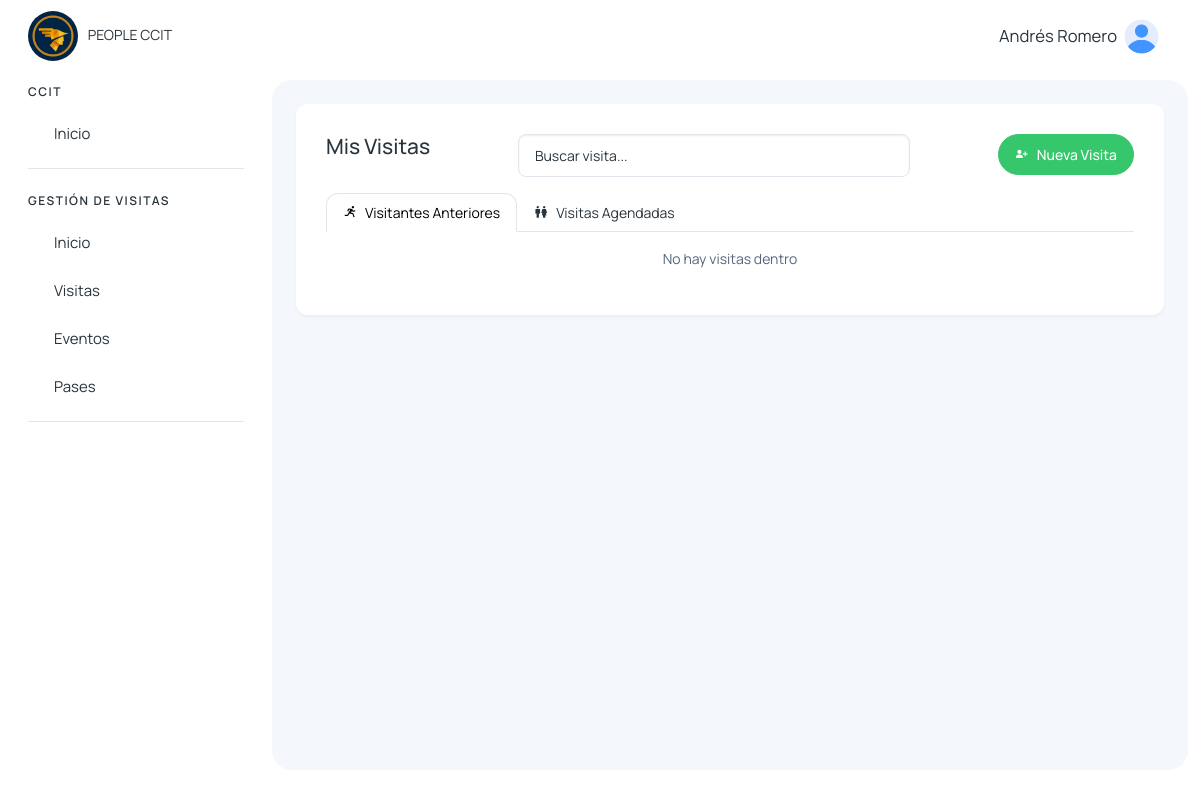
Page /colaborador/visitas/ (signed in) on the earlier database version.
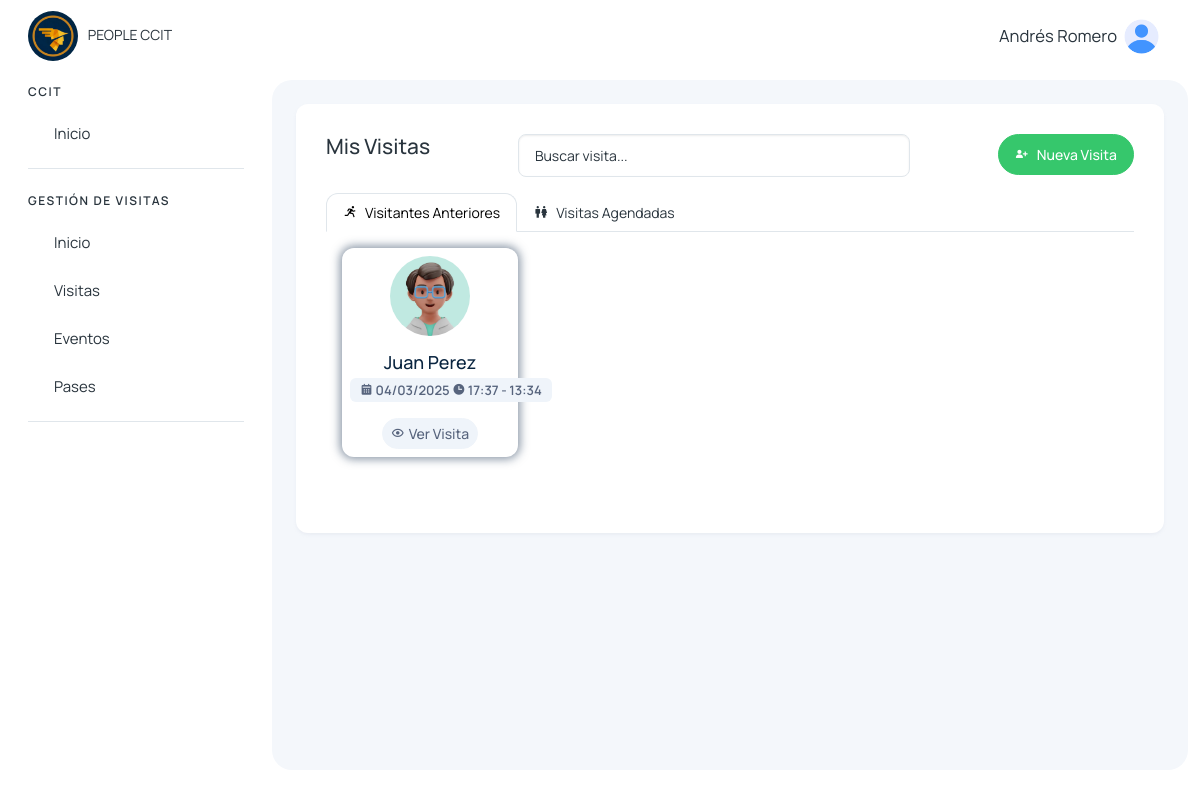
Same page on the later database version.
### visitantes/models.py (models this page shows, shortened)
class Visita(models.Model):
    cod_visita = models.CharField(max_length=50, unique=True)
    visitante = models.CharField(max_length=500)
    motivo = models.TextField()
    accion = models.TextField(null=True, blank=True)
    tipo = models.TextField()
    agendado_presente = models.CharField(max_length=500, null=True, blank=True)
    estado_visitante = models.CharField(max_length=500, null=True, blank=True)
    area_departamento = models.CharField(max_length=255)
    persona_visitada = models.CharField(max_length=255)
    fecha_visita = models.DateField()
    hora_ingreso = models.TimeField()
    hora_salida = models.TimeField(null=True, blank=True)
    usuario_registro = models.CharField(max_length=50)
    num_pase = models.CharField(max_length=50, null=True, blank=True)
    foto_documento_identificacion = models.ImageField(upload_to='visitantes/', blank=True, null=True)
    created_at = models.DateTimeField(auto_now_add=True)
    updated_at = models.DateTimeField(auto_now=True)

### colaboradores/views.py (the view)
# urls.py: path('colaborador/visitas/', views.visitas_colaborador, name='visitas_colaborador'),
@login_required
def visitas_colaborador(request):
    today = timezone.localdate()
    visitas_dentro = Visita.objects.filter(estado_visitante='out', persona_visitada=request.user.username).order_by('fecha_visita', 'hora_ingreso')
    visitas_agendadas = Visita.objects.filter(
        Q(estado_visitante='agendado', agendado_presente='agendado', persona_visitada=request.user.username),
        fecha_visita=today
    ).order_by('fecha_visita', 'hora_ingreso')
    visitas_proximas_agendadas = Visita.objects.filter(
        Q(estado_visitante='agendado', agendado_presente='agendado', persona_visitada=request.user.username),
        fecha_visita__gt=today
    ).order_by('fecha_visita', 'hora_ingreso')
    visitas_agendadas_anteriormente = Visita.objects.filter(
        Q(agendado_presente='agendado', persona_visitada=request.user.username),
        fecha_visita__lt=today
    ).exclude(estado_visitante='in').order_by('fecha_visita', 'hora_ingreso')
    visitantes_visita = VisitanesVisita.objects.all()
    pertenencias = PertenenciasVisitante.objects.all()
    pases = PaseAcceso.objects.all()
    eventos_hoy = EventoCapacitacion.objects.filter(organizador=request.user.username, fecha=today).order_by('fecha', 'hora_inicio')
    eventos_proximos = EventoCapacitacion.objects.filter(organizador=request.user.username, fecha__gt=today).order_by('fecha', 'hora_inicio')
    eventos_anteriores = EventoCapacitacion.objects.filter(organizador=request.user.username, fecha__lt=today).order_by('fecha', 'hora_inicio')
    visitante_por_documento = {v.documento_identificacion: v.nombre for v in visitantes_visita}
    visitas_info = {}
    for visita in visitas_dentro:
        visitas_info[visita.cod_visita] = {
            'visita': visita,
            'visitantes': [v for v in visitantes_visita if v.cod_visita == visita.cod_visita],
            'pertenencias': [p for p in pertenencias if p.cod_visita == visita.cod_visita],
        }
    visitas_agendadas_info = {}
    for visita in visitas_agendadas:
        visitas_agendadas_info[visita.cod_visita] = {
            'visita': visita,
            'visitantes': [v for v in visitantes_visita if v.cod_visita == visita.cod_visita],
            'pertenencias': [p for p in pertenencias if p.cod_visita == visita.cod_visita],
        }
    visitas_proximas_agendadas_info = {}
    for visita in visitas_proximas_agendadas:
        visitas_proximas_agendadas_info[visita.cod_visita] = {
            'visita': visita,
            'visitantes': [v for v in visitantes_visita if v.cod_visita == visita.cod_visita],
            'pertenencias': [p for p in pertenencias if p.cod_visita == visita.cod_visita],
        }
    visitas_agendadas_anteriormente_info = {}
    for visita in visitas_agendadas_anteriormente:
        visitas_agendadas_anteriormente_info[visita.cod_visita] = {
            'visita': visita,
            'visitantes': [v for v in visitantes_visita if v.cod_visita == visita.cod_visita],
            'pertenencias': [p for p in pertenencias if p.cod_visita == visita.cod_visita],
        }
    return render(request, 'visitantes/colaborador/visitas.html', {
        'visitas_dentro': visitas_dentro,
        'visitas_agendadas': visitas_agendadas,
        'visitas_proximas_agendadas': visitas_proximas_agendadas,
        'visitas_agendadas_anteriormente': visitas_agendadas_anteriormente,
        'visitantes_visita': visitantes_visita,
        'pertenencias': pertenencias,
        'visitas_info': visitas_info,
        'visitas_agendadas_info': visitas_agendadas_info,
        'visitas_proximas_agendadas_info': visitas_proximas_agendadas_info,
        'visitas_agendadas_anteriormente_info': visitas_agendadas_anteriormente_info,
        'pases': pases,
        'eventos_hoy': eventos_hoy,
        'eventos_proximos': eventos_proximos,
        'eventos_anteriores': eventos_anteriores,
        'visitante_por_documento': visitante_por_documento,
    })

### usuarios/templatetags/dict_extras.py (called while the page is built)
@register.filter
def dict_get(dictionary, key):
    return dictionary.get(key, '')

### visitantes/context_processors.py (called while the page is built)
def grupos_usuario(request):
    if request.user.is_authenticated:
        grupos = request.user.groups.all()
    else:
        grupos = []
    return {'user_grupos': grupos}

### templates/visitantes/colaborador/visitas.html (shortened to what this page needs)
{% extends 'layout/layout.html' %}
{% block content %}
{% load static %}
{% load dict_extras %}
<div>
    <div class="mb-3 row d-flex justify-content-between">
        <div class="col-auto">
            <h4>Mis Visitas</h4>
        </div>
        <div class="col-6">
            <input type="search" class="form-control" name="busqueda" id="search_visita" placeholder="Buscar visita...">
        </div>
        <div class="col-auto">
            <a class="btn btn-success d-flex col-auto" href="{% url 'nueva-visita' %}">
                <span><i class='bx bxs-user-plus'></i></span>
                <span class="d-none d-md-block ms-2">Nueva Visita</span>
            </a>
        </div>
    </div>
    <ul class="nav nav-tabs" role="tablist">
        <li class="nav-item">
            <a class="nav-link d-flex active" data-bs-toggle="tab" href="#v_dentro" role="tab">
                <span><i class='bx bx-run'></i></span>
                <span class="d-none d-md-block ms-2">Visitantes Anteriores</span>
            </a>
        </li>
        <li class="nav-item">
            <a class="nav-link d-flex" data-bs-toggle="tab" href="#v_agendada" role="tab">
                <span><i class='bx bx-male-female'></i></span>
                <span class="d-none d-md-block ms-2">Visitas Agendadas</span>
            </a>
        </li>
    </ul>
    <div class="tab-content">
        <div class="tab-pane active" id="v_dentro" role="tabpanel">
            <div class="row p-3">
                {% for visita in visitas_dentro %}
                <div class="col-12 col-sm-12 col-md-6 col-lg-3 col-xl-3">
                    <div class="card hover-img card-visita-dentro">
                        <div class="card-body p-2 text-center border-none">
                            <img src="{% static '/assets/images/profile/user-3.jpg' %}" alt="matdash-img" class="rounded-circle mb-3" width="80" height="80">
                            <h4 class="card-title mb-1">{{visita.visitante}}</h4>
                            <span class="badge text-bg-light text-secondary">
                                <i class='bx bxs-calendar'></i> {{visita.fecha_visita | date:'d/m/Y' }}
                                <i class='bx bxs-time' ></i> {{visita.hora_ingreso}} -  {{visita.hora_salida}}
                            </span>
                        </div>
                        <ul class="px-2 py-2 list-unstyled d-flex align-items-center justify-content-center mb-0">
                            <li class="position-relative">
                                <button class="btn btn-light btn-sm text-secondary d-flex align-items-center justify-content-center text-center fs-3" data-bs-toggle="modal" data-bs-target="#registrarSalidaVisitante{{visita.id}}">
                                    <i class='bx bx-show' style="margin-right: 4px;"></i> Ver Visita
                                </button>
                            </li>
                        </ul>
                    </div>
                </div>
                {% empty %}
                <div class="col-12 text-center text-secondary">
                    No hay visitas dentro
                </div>
                {% endfor %}
            </div>
        </div>
    </div>
</div>
{% endblock %}

### templates/layout/layout.html (shortened to what the changed rows need)
{% load static %}
<!DOCTYPE html>
<html lang="en">
<head>
    <link href='https://unpkg.com/boxicons@2.1.4/css/boxicons.min.css' rel='stylesheet'>
    <link rel="stylesheet" href="https://cdn.jsdelivr.net/npm/sweetalert2@11.4.4/dist/sweetalert2.min.css">
    <link rel="stylesheet" href="{% static '/assets/css/styles.min.css' %}" />
</head>
<body>
  <div class="page-wrapper" id="main-wrapper" data-layout="vertical" data-navbarbg="skin6" data-sidebartype="full"
  data-sidebar-position="fixed" data-header-position="fixed">
    <aside class="left-sidebar">
        <div>
            <nav class="sidebar-nav scroll-sidebar" data-simplebar="">
                <ul id="sidebarnav">
                    {% for grupo in user_grupos %}
                        {% if grupo.name == "visitas_recepcion_group" or grupo.name == "admin_group" or grupo.name == 'super_admin' %}
                            <li class="nav-small-cap">
                                <span class="hide-menu">GESTIÓN DE VISITAS</span>
                            </li>
                            <li class="sidebar-item">
                                <a class="sidebar-link" href="{% url 'inicio_recepcion' %}" aria-expanded="false">
                                    <span class="hide-menu">Inicio</span>
                                </a>
                            </li>
                            <li class="sidebar-item">
                                <a class="sidebar-link" href="{% url 'visitas_recepcion' %}" aria-expanded="false">
                                    <span class="hide-menu">Visitas</span>
                                </a>
                            </li>
                            <li class="sidebar-item">
                                <a class="sidebar-link" href="{% url 'eventos_capacitaciones' %}" aria-expanded="false">
                                    <span class="hide-menu">Eventos</span>
                                </a>
                            </li>
                            <li class="sidebar-item">
                                <a class="sidebar-link" href="{% url 'pases_recepcion' %}" aria-expanded="false">
                                    <span class="hide-menu">Pases</span>
                                </a>
                            </li>
                        {% endif %}
                    {% endfor %}
                </ul>
            </nav>
        </div>
    </aside>
  <div class="body-wrapper">
            <div class="body-wrapper-inner">
                <div class="container-fluid">
                    <div class="card">
                        <div class="card-body">
                            {% block content %} {% endblock %}
                        </div>
                    </div>
                </div>
            </div>
        </div>
    </div>
</body>
</html>

Differences in the rows shown:
added Visita: visitante "Juan Perez", fecha_visita "04/03/2025", hora_ingreso "17:37", hora_salida "13:34"
Other differences:
text no longer shown: "No hay visitas dentro"
